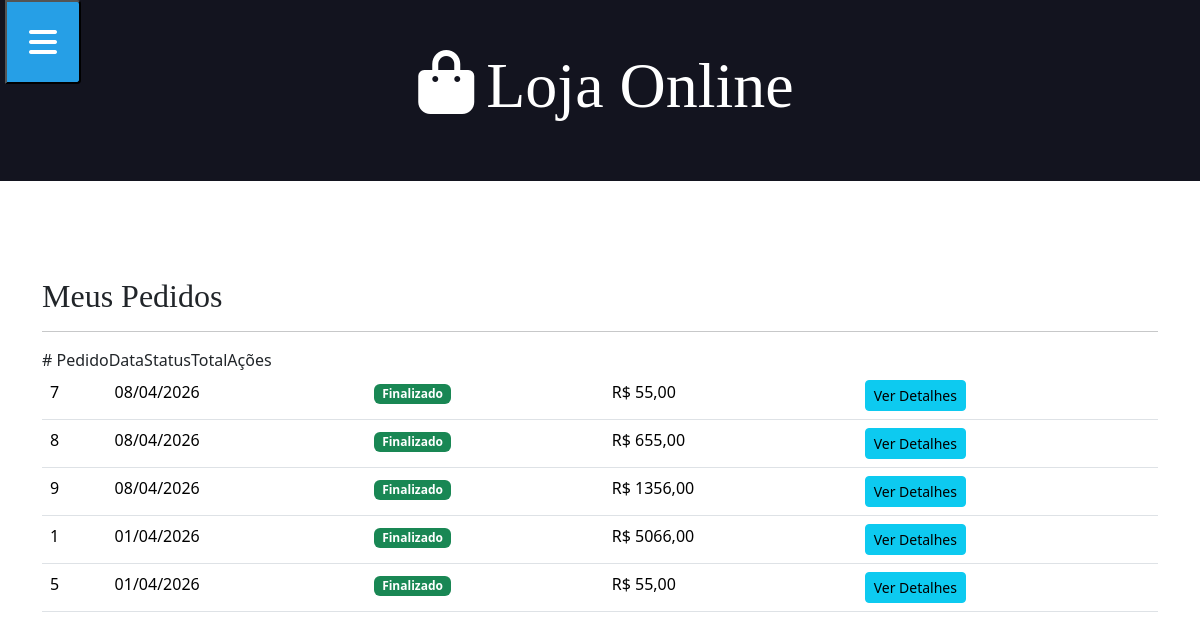
Page /historico/ (signed in) on the earlier database version.
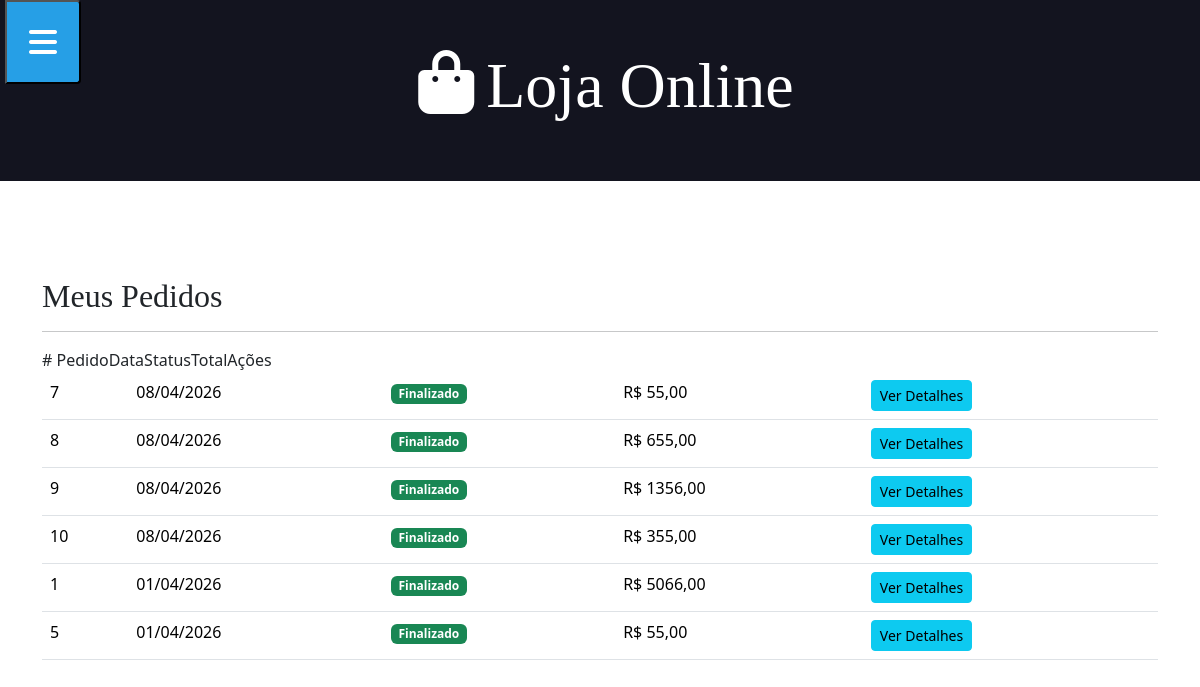
Same page on the later database version.
### aplicacao/models.py (models this page shows, shortened)
class Venda(models.Model):
    STATUS_CHOICES = (
        ('P', 'PENDENTE'),
        ('C', 'CONCLUIDA'),
        ('X', 'CANCELADA')
    )
    status = models.CharField(max_length=1, choices=STATUS_CHOICES, default='P')
    data = models.DateField(auto_now_add=True)
    cliente = models.ForeignKey(User,on_delete = models.CASCADE)
    @property
    def total(self):
        total = 0
        for item in self.itemvenda_set.all():
                total += item.produto.preco * item.qtde
        return total

class ItemVenda(models.Model):
    venda = models.ForeignKey(Venda, on_delete=models.CASCADE)
    produto = models.ForeignKey(Produto, on_delete=models.CASCADE)
    qtde = models.IntegerField(null=True, blank=True)

class Produto(models.Model):
    nome = models.CharField(max_length=100, null=True, blank=True)
    preco = models.DecimalField(decimal_places=2, max_digits=10, null=True, blank=True)
    qtde = models.IntegerField(null=True, blank=True)
    descricao = models.TextField(null=True, blank=True)
    data = models.DateField(null=True, blank=True)
    imagem = models.ImageField(upload_to='produtos/', null=True, blank=True)
    itemVenda = models.ManyToManyField(Venda)

### aplicacao/views.py (the view)
# urls.py: path('historico/', views.historico_pedidos, name="urlhistorico"),
@login_required
def historico_pedidos(request):
    pedidos = Venda.objects.filter(
        cliente = request.user,
        status = 'C'
    ).order_by('-data')
    return render(request, 'historico_pedidos.html', {'pedidos': pedidos})

### aplicacao/templates/historico_pedidos.html (shortened to what this page needs)
{% extends 'global/base.html' %}
{% block content %}
  <div class="container mt-5">
    <h2>Meus Pedidos</h2>
    <hr />
    {% if pedidos %}
      <div class="table-responsive">
        <table class="table table-hover">
          <tbody>
            {% for pedido in pedidos %}
              <tr>
                <td>{{ pedido.id }}</td>
                <td>{{ pedido.data|date:'d/m/Y' }}</td>
                <td>
                  <span class="badge bg-success">Finalizado</span>
                </td>
                <td>R$ {{ pedido.total }}</td>
                <td>
                  <a href="{% url 'urldetalhe_pedido' pedido.id %}" class="btn btn-sm btn-info white">Ver Detalhes</a>
                </td>
              </tr>
            {% endfor %}
          </tbody>
        </table>
      </div>
    {% else %}
      <div class="alert alert-info">Você ainda não realizou nenhuma compra;.</div>
      <a href="{% url 'urlindex' %}" class="btn btn-primary">Ver Produtos</a>
    {% endif %}
  </div>
{% endblock %}

Differences in the rows shown:
now on this page (row edited): Venda: id "10", data "08/04/2026", total "355,00"
